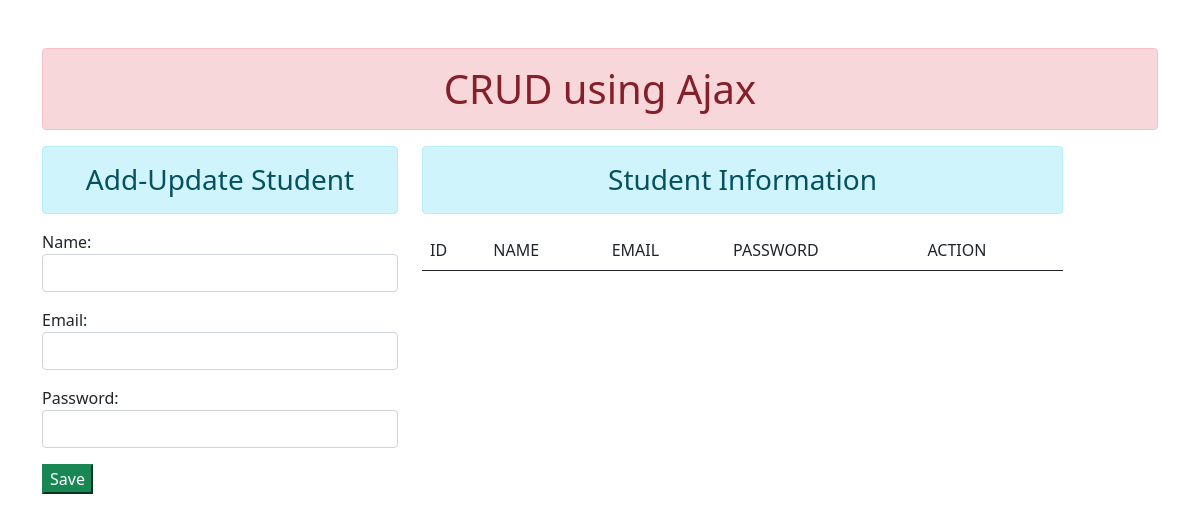
Before: / with the older database file.
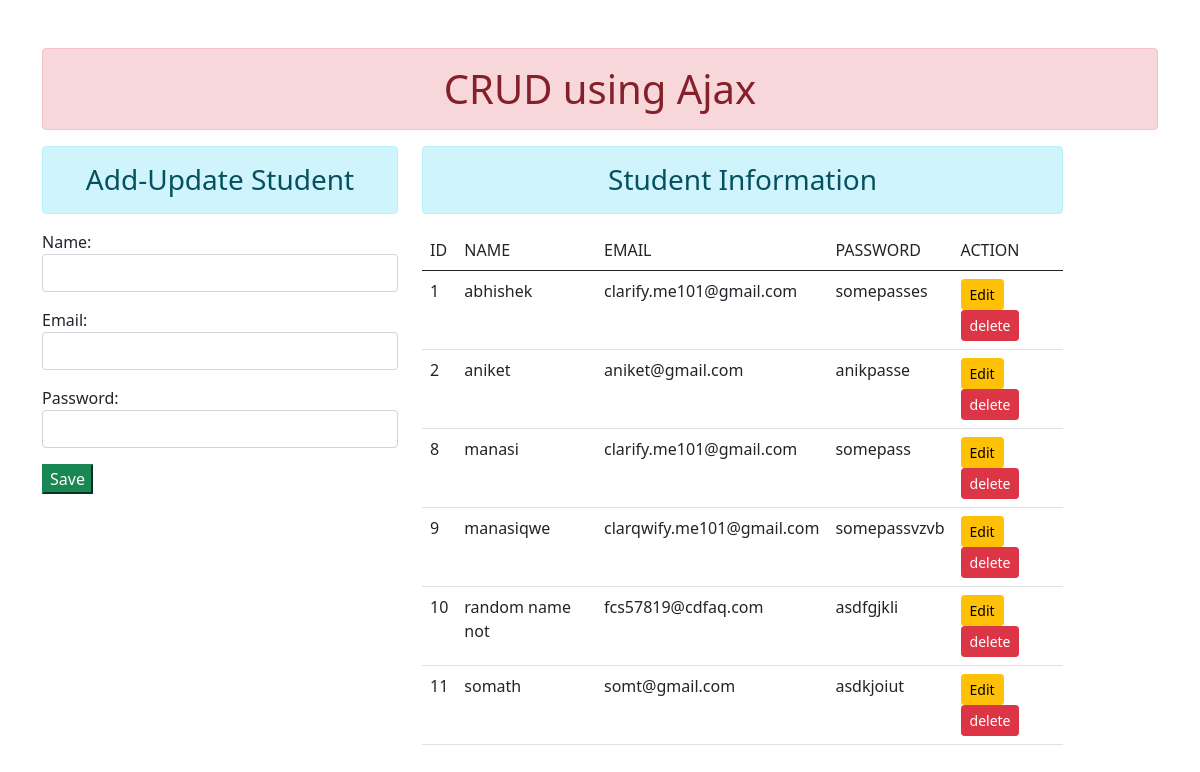
After: the same page with the newer database file.
### enroll/models.py (models this page shows, shortened)
class User(models.Model):
    name = models.CharField(max_length=70)
    email = models.CharField(max_length=120)
    password = models.CharField(max_length=100)

### enroll/views.py (the view)
# urls.py: 2. Add a URL to urlpatterns:  path('', views.home, name='home')
def home(request):
    context = {
        'form':StudentRegistration(),
        'students': User.objects.all()
    }
    return render(request, 'enroll/home.html', context)

### enroll/forms.py
class StudentRegistration(forms.ModelForm):
    class Meta:
        model = User
        fields = ['name', 'email', 'password']
        widgets = {
            'name' : forms.TextInput(attrs={'class':'form-control', 'id': 'name_id'}),
            'email' : forms.EmailInput(attrs={'class':'form-control', 'id': 'email_id'}),
            'password' : forms.PasswordInput(attrs={'class':'form-control', 'id' : 'password_id'})
        }

### enroll/templates/enroll/home.html (shortened to what this page needs)
{% load static %}
<!DOCTYPE html>
<html lang="en">
<head>
    <link rel="stylesheet" href="{% static 'enroll/css/bootstrap.css' %}">
</head>
<body>
    <div class="container mt-5">
        <h1 class="text-center alert alert-danger">CRUD using Ajax</h1>
        <div class="row">
            <div class="col-sm-4">
                <h3 class="text-center alert alert-info">Add-Update Student</h3>
                <form action="" method="POST">
                    {{form.as_p}}
                    <input class="'btn btn-success" id="btnsave" type="submit" value="Save">
                </form>
            </div>
            <div class="col-sm-7">
                <h3 class="text-center alert alert-info">Student Information</h3>
                <table class="table table-hover">
                    <thead>
                        <tr>
                            <td scope="col">ID</td>
                            <td scope="col">NAME</td>
                            <td scope="col">EMAIL</td>
                            <td scope="col">PASSWORD</td>
                            <td scope="col">ACTION</td>
                        </tr>
                    </thead>
                    <tbody>
                        {% for stu in students %}
                        <tr>
                            <td>{{stu.id}}</td>
                            <td>{{stu.name}}</td>
                            <td>{{stu.email}}</td>
                            <td>{{stu.password}}</td>
                            <td>
                                <input class="btn btn-sm btn-warning" type="button" data-sid="{{stu.id}}" value="Edit">
                                <input class="btn btn-sm btn-danger" type="button" data-sid="{{stu.id}}" value="delete">
                            </td>
                        </tr>
                        {% endfor %}
                    </tbody>
                </table>
            </div>
        </div>
    </div>
</body>
</html>

Changed rows visible on the page:
added User: id "1", name "abhishek", email "clarify.me101@gmail.com", password "somepasses"
added User: id "2", name "aniket", email "aniket@gmail.com", password "anikpasse"
added User: id "8", name "manasi", email "clarify.me101@gmail.com", password "somepass"
added User: id "9", name "manasiqwe", email "clarqwify.me101@gmail.com", password "somepassvzvb"
added User: id "10", name "random name not", email "fcs57819@cdfaq.com", password "asdfgjkli"
added User: id "11", name "somath", email "somt@gmail.com", password "asdkjoiut"
